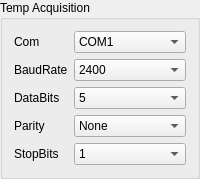
      <widget class="QGroupBox" name="gBoxTempSenor">
       <property name="title">
        <string>Temp Acquisition</string>
       </property>
       <layout class="QGridLayout" name="gridLayout_2">
        <item row="0" column="0">
         <widget class="QLabel" name="label_17">
          <property name="sizePolicy">
           <sizepolicy hsizetype="Fixed" vsizetype="Preferred">
            <horstretch>0</horstretch>
            <verstretch>0</verstretch>
           </sizepolicy>
          </property>
          <property name="text">
           <string>Com</string>
          </property>
         </widget>
        </item>
        <item row="0" column="1">
         <widget class="QComboBox" name="comboTempSerialNum">
          <item>
           <property name="text">
            <string>COM1</string>
           </property>
          </item>
          <item>
           <property name="text">
            <string>COM2</string>
           </property>
          </item>
          <item>
           <property name="text">
            <string>COM3</string>
           </property>
          </item>
          <item>
           <property name="text">
            <string>COM4</string>
           </property>
          </item>
          <item>
           <property name="text">
            <string>COM5</string>
           </property>
          </item>
          <item>
           <property name="text">
            <string>COM6</string>
           </property>
          </item>
          <item>
           <property name="text">
            <string>COM7</string>
           </property>
          </item>
          <item>
           <property name="text">
            <string>COM8</string>
           </property>
          </item>
          <item>
           <property name="text">
            <string>COM9</string>
           </property>
          </item>
          <item>
           <property name="text">
            <string>COM10</string>
           </property>
          </item>
          <item>
           <property name="text">
            <string>COM11</string>
           </property>
          </item>
          <item>
           <property name="text">
            <string>COM12</string>
           </property>
          </item>
          <item>
           <property name="text">
            <string>COM13</string>
           </property>
          </item>
          <item>
           <property name="text">
            <string>COM14</string>
           </property>
          </item>
          <item>
           <property name="text">
            <string>COM15</string>
           </property>
          </item>
          <item>
           <property name="text">
            <string>COM16</string>
           </property>
          </item>
          <item>
           <property name="text">
            <string>COM17</string>
           </property>
          </item>
          <item>
           <property name="text">
            <string>COM18</string>
           </property>
          </item>
          <item>
           <property name="text">
            <string>COM19</string>
           </property>
          </item>
          <item>
           <property name="text">
            <string>COM20</string>
           </property>
          </item>
         </widget>
        </item>
        <item row="1" column="0">
         <widget class="QLabel" name="label_15">
          <property name="text">
           <string>BaudRate</string>
          </property>
         </widget>
        </item>
        <item row="1" column="1">
         <widget class="QComboBox" name="comboTempBaudRate">
          <item>
           <property name="text">
            <string>2400</string>
           </property>
          </item>
          <item>
           <property name="text">
            <string>4800</string>
           </property>
          </item>
          <item>
           <property name="text">
            <string>9600</string>
           </property>
          </item>
          <item>
           <property name="text">
            <string>14400</string>
           </property>
          </item>
          <item>
           <property name="text">
            <string>19200</string>
           </property>
          </item>
          <item>
           <property name="text">
            <string>38400</string>
           </property>
          </item>
          <item>
           <property name="text">
            <string>56000</string>
           </property>
          </item>
         </widget>
        </item>
        <item row="2" column="0">
         <widget class="QLabel" name="label_13">
          <property name="text">
           <string>DataBits</string>
          </property>
         </widget>
        </item>
        <item row="2" column="1">
         <widget class="QComboBox" name="comboTempBits">
          <item>
           <property name="text">
            <string>5</string>
           </property>
          </item>
          <item>
           <property name="text">
            <string>6</string>
           </property>
          </item>
          <item>
           <property name="text">
            <string>7</string>
           </property>
          </item>
          <item>
           <property name="text">
            <string>8</string>
           </property>
          </item>
         </widget>
        </item>
        <item row="3" column="0">
         <widget class="QLabel" name="label_16">
          <property name="text">
           <string>Parity</string>
          </property>
         </widget>
        </item>
        <item row="3" column="1">
         <widget class="QComboBox" name="comboTempChkBit">
          <item>
           <property name="text">
            <string>None</string>
           </property>
          </item>
          <item>
           <property name="text">
            <string>Odd</string>
           </property>
          </item>
          <item>
           <property name="text">
            <string>Even</string>
           </property>
          </item>
         </widget>
        </item>
        <item row="4" column="0">
         <widget class="QLabel" name="label_14">
          <property name="text">
           <string>StopBits</string>
          </property>
         </widget>
        </item>
        <item row="4" column="1">
         <widget class="QComboBox" name="comboTempEndBit">
          <item>
           <property name="text">
            <string>1</string>
           </property>
          </item>
          <item>
           <property name="text">
            <string>1.5</string>
           </property>
          </item>
          <item>
           <property name="text">
            <string>2</string>
           </property>
          </item>
         </widget>
        </item>
       </layout>
      </widget>
